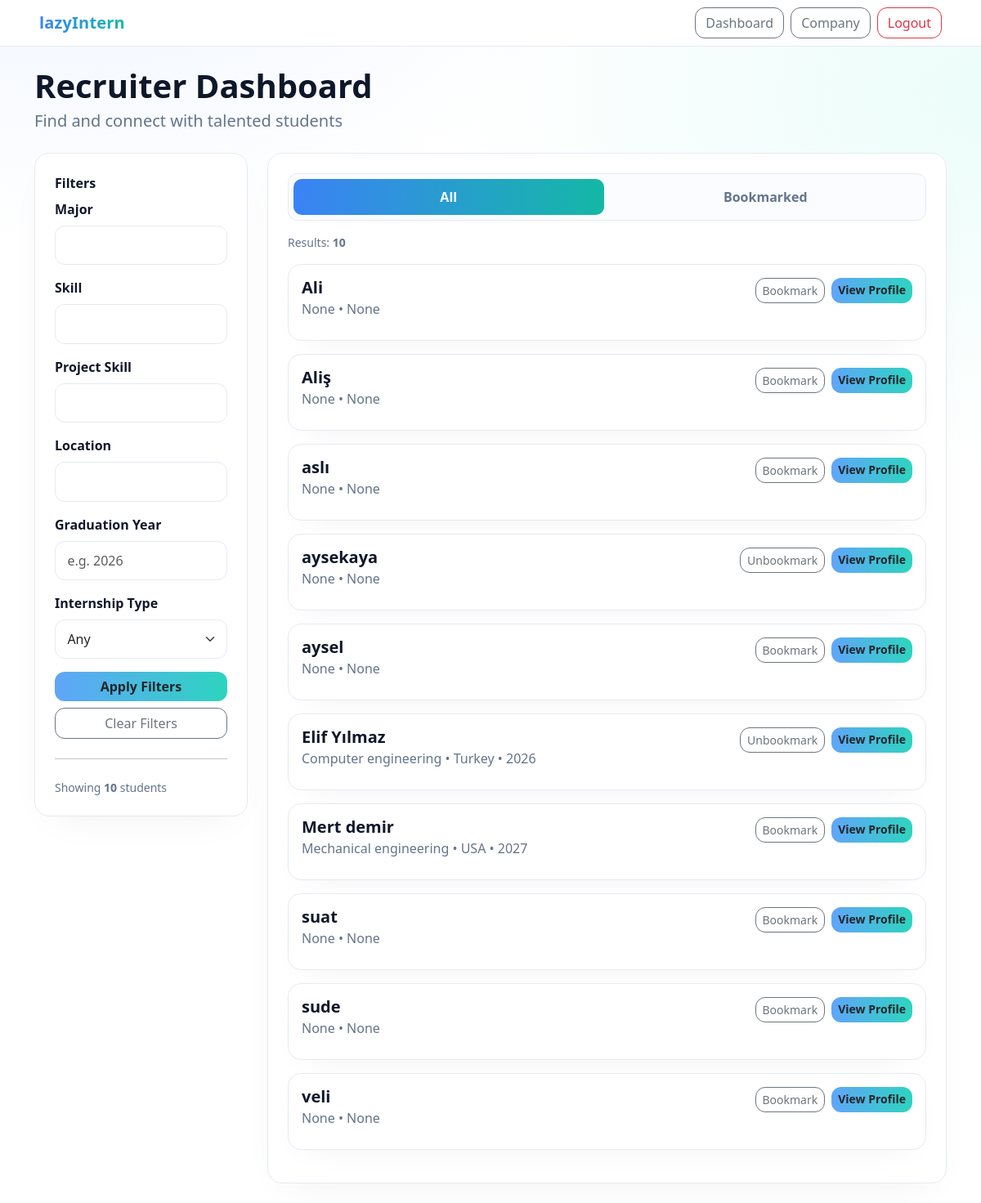
The page /profiles/company/beyzanur/ (signed in) on the database as committed earlier.
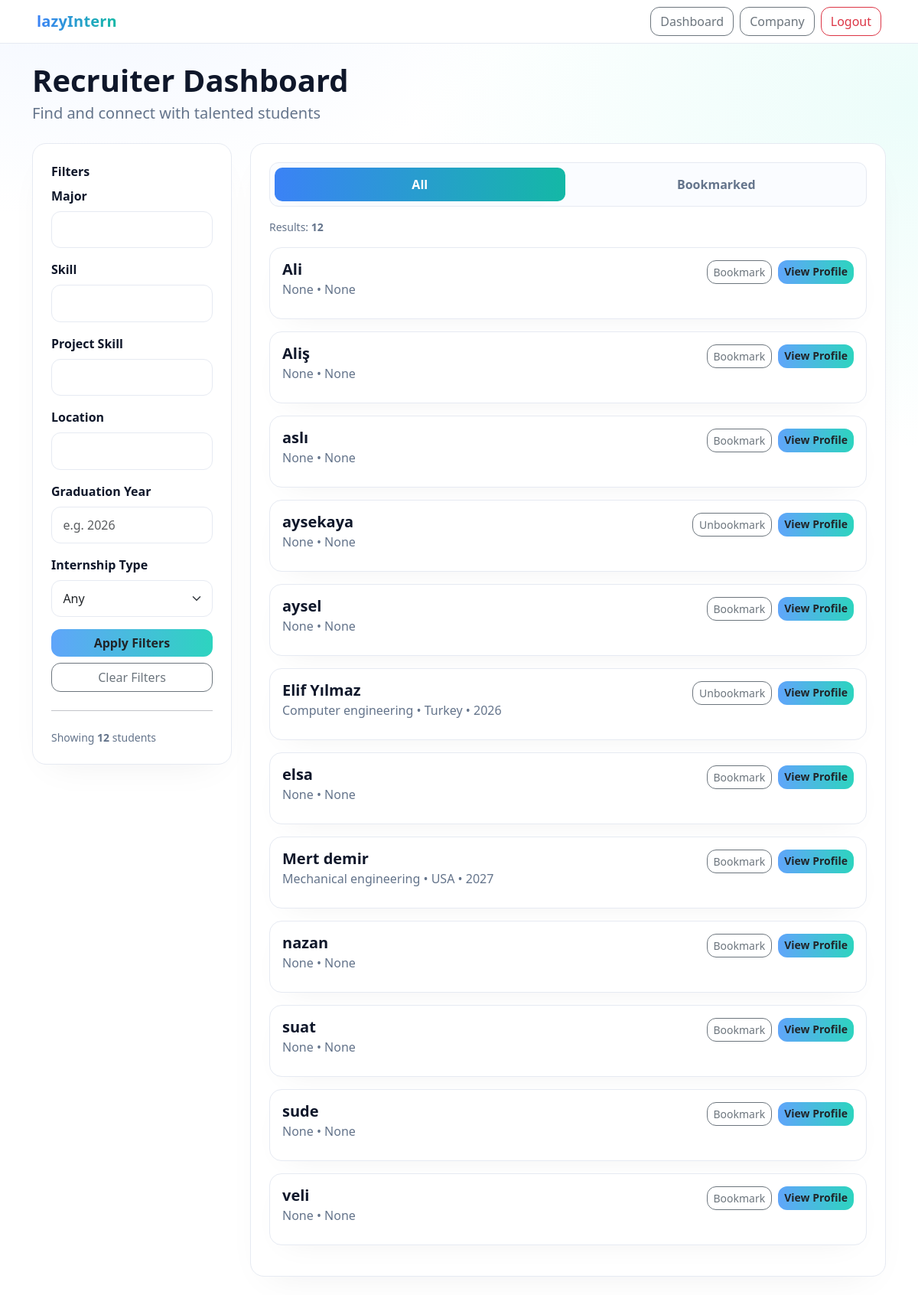
The same page on the database as committed later.
### profiles/models.py (models this page shows, shortened)
class Profile(models.Model):
    user = models.OneToOneField(User, on_delete=models.CASCADE, related_name="profile")
    university = models.CharField(max_length=255, blank=True, null=True)
    major = models.CharField(max_length=255, blank=True, null=True)
    graduation_year = models.IntegerField(null=True, blank=True)
    location = models.CharField(max_length=255, blank=True, null=True)
    bio = models.TextField(blank=True, null=True)
    github = models.URLField(blank=True, null=True)
    linkedin = models.URLField(blank=True, null=True)
    website = models.URLField(blank=True, null=True)
    legacy_website = models.URLField(blank=True, null=True)
    internship_type = models.CharField(max_length=50, blank=True, null=True)
    preferred_locations = models.CharField(max_length=255, blank=True, null=True)
    open_to_relocate = models.BooleanField(default=False)
    skills = models.ManyToManyField(Skill, blank=True, related_name="profiles")
    profile_views = models.PositiveIntegerField(default=0)
    class Meta:
        ordering = ["user__username"]

### profiles/views.py (the view, shortened to what this page needs)
# urls.py: path('company/<slug:slug>/', views.company_profile, name='company_profile'),
@login_required
def company_profile(request, slug):
    company = get_object_or_404(Company, slug=slug)
    ensure_company_slug(company)
    company_form = CompanyForm(instance=company)
    position_form = PositionForm()
    tab = request.GET.get("tab", "all")
    major = (request.GET.get("major") or "").strip()
    skill = (request.GET.get("skill") or "").strip()
    project_skill = (request.GET.get("project_skill") or "").strip()
    location = (request.GET.get("location") or "").strip()
    graduation_year = (request.GET.get("graduation_year") or "").strip()
    internship_type = (request.GET.get("internship_type") or "").strip()
    base_students = (
        Profile.objects.select_related("user")
        .prefetch_related("skills", "projects")
        .filter(user__company__isnull=True)
        .exclude(user=getattr(company, "user", None))
    )
    students_qs = base_students
    if major:
        students_qs = students_qs.filter(major__icontains=major)
    if location:
        students_qs = students_qs.filter(location__icontains=location)
    if graduation_year:
        students_qs = students_qs.filter(graduation_year=graduation_year)
    if internship_type:
        students_qs = students_qs.filter(internship_type__iexact=internship_type)
    if skill:
        students_qs = students_qs.filter(skills__name__icontains=skill).distinct()
    if project_skill:
        students_qs = students_qs.filter(projects__technologies__icontains=project_skill).distinct()
    filtered_students = students_qs
    filtered_count = filtered_students.count()
    total_count = base_students.count()
    bookmarked_students = company.bookmarked_students.select_related("user").prefetch_related("skills").all()
    bookmarked_ids = set(bookmarked_students.values_list("id", flat=True))
    context = {
        "company": company,
        "profile_views": 0,
        "open_positions_count": company.positions.count(),
        "applicants_count": 0,
        "completion_percent": calculate_company_completion(company),
        "company_form": company_form,
        "position_form": position_form,
        "students": filtered_students,
        "filtered_students": filtered_students,
        "bookmarked_students": bookmarked_students,
        "bookmarked_ids": bookmarked_ids,
        "active_tab": tab,
        "filtered_count": filtered_count,
        "total_count": total_count,
    }
    return render(request, "profiles/company_profile.html", context)

### profiles/forms.py
class CompanyForm(forms.ModelForm):
    class Meta:
        model = Company
        fields = ['name', 'industry', 'location', 'website', 'about', 'linkedin', 'twitter', 'facebook']
        widgets = {
            'about': forms.Textarea(attrs={'rows': 4}),
        }

class PositionForm(forms.ModelForm):
    class Meta:
        model = Position
        fields = ['title', 'description', 'link']

### profiles/views.py (called while the page is built)
def calculate_company_completion(company: Company) -> int:
    percent = 0
    if getattr(company, "about", None):
        percent += 30
    if getattr(company, "location", None):
        percent += 30
    if hasattr(company, "positions") and company.positions.exists():
        percent += 40
    return percent

def ensure_company_slug(company: Company) -> None:
    if not company.slug:
        base = slugify(company.name or f"company-{company.pk}") or f"company-{company.pk}"
        slug = base
        i = 2
        while Company.objects.filter(slug=slug).exclude(pk=company.pk).exists():
            slug = f"{base}-{i}"
            i += 1
        company.slug = slug
        company.save(update_fields=["slug"])

### profiles/templates/profiles/company_profile.html (shortened to what this page needs)
{% load static %}
<!DOCTYPE html>
<html lang="en">
<head>
  <link href="https://cdn.jsdelivr.net/npm/bootstrap@5.3.0/dist/css/bootstrap.min.css" rel="stylesheet"/>
</head>
<body>
<nav class="navbar navbar-light justify-content-between px-4 px-md-5">
  <a class="navbar-brand">lazyIntern</a>
  <div class="d-flex gap-2">
    <a href="{% url 'profile_redirect' %}" class="btn btn-outline-secondary">Dashboard</a>
    <button class="btn btn-outline-secondary" type="button"
            data-bs-toggle="offcanvas" data-bs-target="#companyOffcanvas"
            aria-controls="companyOffcanvas">
      Company
    </button>
    <a href="{% url 'logout' %}" class="btn btn-outline-danger">Logout</a>
  </div>
</nav>
<div class="container py-4">
  <div class="mb-4 page-head">
    <h1 class="fw-bold display-6 mb-1">Recruiter Dashboard</h1>
    <p class="fs-5">Find and connect with talented students</p>
  </div>
  <div class="row g-4">
    <div class="col-lg-3">
      <div class="card-soft p-4">
        <div class="filter-title">Filters</div>
        <form method="get">
          <div class="mb-3">
            <label class="form-label">Major</label>
            <input type="text" class="form-control" name="major" value="{{ request.GET.major|default:'' }}">
          </div>
          <div class="mb-3">
            <label class="form-label">Skill</label>
            <input type="text" class="form-control" name="skill" value="{{ request.GET.skill|default:'' }}">
          </div>
          <div class="mb-3">
            <label class="form-label">Project Skill</label>
            <input type="text" class="form-control" name="project_skill" value="{{ request.GET.project_skill|default:'' }}">
          </div>
          <div class="mb-3">
            <label class="form-label">Location</label>
            <input type="text" class="form-control" name="location" value="{{ request.GET.location|default:'' }}">
          </div>
          <div class="mb-3">
            <label class="form-label">Graduation Year</label>
            <input type="text" class="form-control" name="graduation_year" value="{{ request.GET.graduation_year|default:'' }}" placeholder="e.g. 2026">
          </div>
          <div class="mb-3">
            <label class="form-label">Internship Type</label>
            <select class="form-select" name="internship_type">
              <option value="">Any</option>
            </select>
          </div>
          <div class="d-grid gap-2">
            <button class="btn btn-grad" type="submit">Apply Filters</button>
            <a href="." class="btn btn-outline-secondary">Clear Filters</a>
          </div>
        </form>
        <hr class="my-4">
        <div class="small muted">
          Showing <strong>{{ students|length }}</strong> students
        </div>
      </div>
    </div>
    <div class="col-lg-9">
      <div class="card-soft p-4">
        <div class="tab-switch mb-3">
          {% with tab=request.GET.tab|default:'all' %}
            <button class="tab-btn {% if tab == 'all' %}active{% endif %}" onclick="switchTab('all')" type="button">All</button>
            <button class="tab-btn {% if tab == 'bookmarked' %}active{% endif %}" onclick="switchTab('bookmarked')" type="button">Bookmarked</button>
          {% endwith %}
        </div>
        <div class="list-head">
          <div class="muted small">
            {% if request.GET.tab == 'bookmarked' %}
              Bookmarked: <strong>{{ bookmarked_students|length }}</strong>
            {% else %}
              Results: <strong>{{ students|length }}</strong>
            {% endif %}
          </div>
        </div>
        <div id="tab-all" class="{% if request.GET.tab and request.GET.tab != 'all' %}d-none{% endif %}">
          {% for s in students %}
            <div class="student-card mb-3">
              <div class="d-flex justify-content-between align-items-start flex-wrap gap-2">
                <div>
                  <h5 class="student-name">
                    {% if s.user.get_full_name %}{{ s.user.get_full_name }}{% else %}{{ s.user.username }}{% endif %}
                  </h5>
                  <div class="student-meta">
                    {{ s.major }} • {{ s.location }}{% if s.graduation_year %} • {{ s.graduation_year }}{% endif %}
                  </div>
                </div>
                <div class="d-flex gap-2">
                  <form method="post" action="{% url 'toggle_bookmark' s.id %}" class="d-inline">
                    <button type="submit" class="btn btn-outline-secondary btn-sm">
                      {% if bookmarked_ids and s.id in bookmarked_ids %}
                        Unbookmark
                      {% else %}
                        Bookmark
                      {% endif %}
                    </button>
                  </form>
                  <a href="{% url 'student_profile_view' s.user.id %}" class="btn btn-grad btn-sm">
                    View Profile
                  </a>
                </div>
              </div>
            </div>
          {% empty %}
            <div class="muted">No students found.</div>
          {% endfor %}
        </div>
      </div>
    </div>
  </div>
</div>
</body>
</html>

### profiles/templates/profiles/company_profile.html (style rules this page uses)
:root { --text:#0f172a; --muted:#64748b; --bg:#ffffff; --blue-50:#eef4ff; --teal-50:#ecfdfa; --blue-400:#60a5fa; --blue-500:#3b82f6; --teal-400:#2dd4bf; --teal-500:#14b8a6; --border:#e6eaf2; --ring:rgba(16,24,40,.08); --success:#10b981; --danger:#ef4444; }
html,body { height:100%; }
body { font-family: ui-sans-serif, system-ui, -apple-system, "Segoe UI", Roboto, "Helvetica Neue", Arial; color:var(--text); background: radial-gradient(1100px 750px at 8% -10%, var(--blue-50) 0%, transparent 60%), radial-gradient(1100px 750px at 100% 8%, var(--teal-50) 0%, transparent 60%), var(--bg); }
.navbar { border-bottom:1px solid var(--border); background:#fff!important; }
.navbar-brand { font-weight:900; letter-spacing:.2px; background:linear-gradient(90deg, var(--blue-500), var(--teal-500)); -webkit-background-clip:text; background-clip:text; color:transparent; }
.btn-grad { background:linear-gradient(90deg, var(--blue-400), var(--teal-400)); border:0; font-weight:800; border-radius:12px; box-shadow:0 12px 34px -18px var(--ring); }
.btn-outline-secondary,.btn-outline-danger { border-radius:12px; }
.page-head p { color:var(--muted); }
.card-soft { border:1px solid var(--border); border-radius:18px; background:#fff; box-shadow:0 18px 48px -24px var(--ring); }
.filter-title { font-weight:900; margin-bottom:8px; }
.form-label { font-weight:700; }
.form-control,.form-select { border-radius:12px; border:1px solid var(--border); padding:.7rem .9rem; }
.tab-switch { display:flex; gap:8px; background:#fafcff; border:1px solid var(--border); border-radius:12px; padding:6px; }
.tab-btn { flex:1; border:none; background:transparent; padding:10px 12px; border-radius:10px; font-weight:800; color:var(--muted); }
.tab-btn.active { color:#fff; background:linear-gradient(90deg, var(--blue-500), var(--teal-500)); box-shadow:0 12px 36px -20px var(--ring); }
.student-card { border:1px solid var(--border); border-radius:16px; padding:16px; background:#fff; box-shadow:0 14px 42px -22px var(--ring); }
.student-name { font-weight:900; margin:0; }
.student-meta { color:var(--muted); margin:2px 0 10px; }
.list-head { display:flex; align-items:center; justify-content:space-between; margin:12px 0 16px; }
.muted { color:var(--muted); }

Rows that differ between the two databases and show on the page:
added Profile: user.username "elsa", major "None", location "None", shows "Bookmark"
added Profile: user.username "nazan", major "None", location "None", shows "Bookmark"
Other text that changed with them:
{{ students|length }}: "10" → "12"
